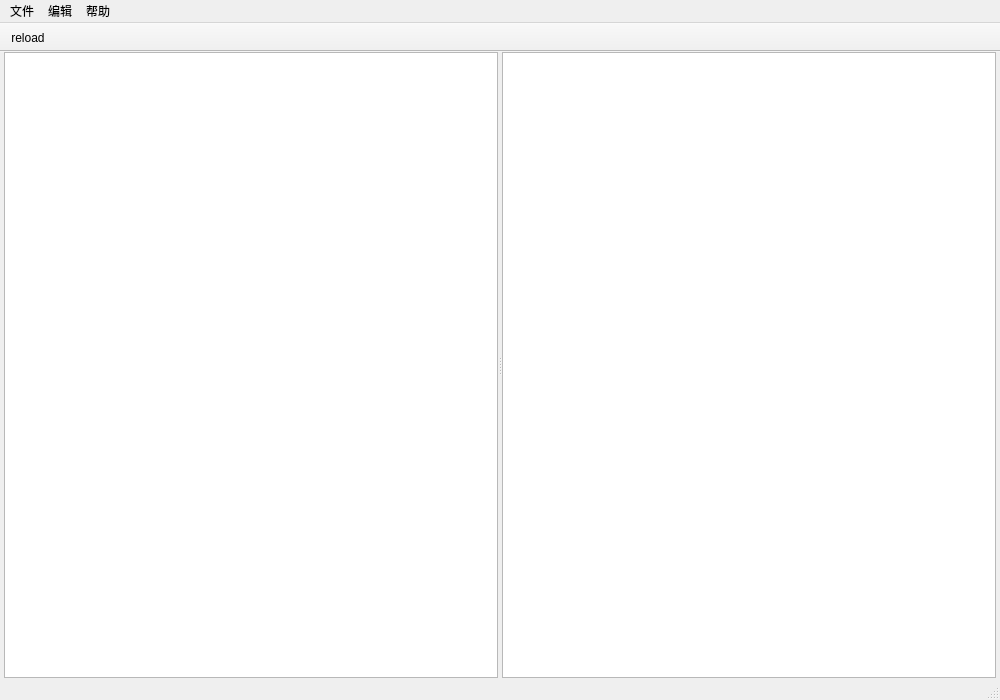
<?xml version="1.0" encoding="UTF-8"?>
<ui version="4.0">
 <class>MainWindow</class>
 <widget class="QMainWindow" name="MainWindow">
  <property name="geometry">
   <rect>
    <x>0</x>
    <y>0</y>
    <width>1000</width>
    <height>700</height>
   </rect>
  </property>
  <property name="acceptDrops">
   <bool>true</bool>
  </property>
  <property name="windowTitle">
   <string>海天鹰MarkDown编辑器</string>
  </property>
  <property name="windowIcon">
   <iconset resource="res.qrc">
    <normaloff>:/icon.svg</normaloff>:/icon.svg</iconset>
  </property>
  <widget class="QWidget" name="centralWidget">
   <layout class="QHBoxLayout" name="horizontalLayout">
    <property name="leftMargin">
     <number>4</number>
    </property>
    <property name="topMargin">
     <number>0</number>
    </property>
    <property name="rightMargin">
     <number>4</number>
    </property>
    <property name="bottomMargin">
     <number>0</number>
    </property>
    <item>
     <widget class="QSplitter" name="splitter">
      <property name="orientation">
       <enum>Qt::Horizontal</enum>
      </property>
      <widget class="QTextEdit" name="textEdit"/>
      <widget class="QTextBrowser" name="textBrowser">
       <property name="openLinks">
        <bool>false</bool>
       </property>
      </widget>
     </widget>
    </item>
   </layout>
  </widget>
  <widget class="QMenuBar" name="menuBar">
   <property name="geometry">
    <rect>
     <x>0</x>
     <y>0</y>
     <width>1000</width>
     <height>24</height>
    </rect>
   </property>
   <widget class="QMenu" name="menu">
    <property name="title">
     <string>文件</string>
    </property>
    <addaction name="action_new"/>
    <addaction name="action_open"/>
    <addaction name="action_save"/>
    <addaction name="action_saveas"/>
    <addaction name="action_quit"/>
   </widget>
   <widget class="QMenu" name="menu_2">
    <property name="title">
     <string>编辑</string>
    </property>
    <addaction name="action_undo"/>
    <addaction name="action_redo"/>
   </widget>
   <widget class="QMenu" name="menu_3">
    <property name="title">
     <string>帮助</string>
    </property>
    <addaction name="action_changelog"/>
    <addaction name="action_about"/>
    <addaction name="action_aboutQt"/>
   </widget>
   <addaction name="menu"/>
   <addaction name="menu_2"/>
   <addaction name="menu_3"/>
  </widget>
  <widget class="QToolBar" name="mainToolBar">
   <property name="movable">
    <bool>false</bool>
   </property>
   <property name="floatable">
    <bool>false</bool>
   </property>
   <attribute name="toolBarArea">
    <enum>TopToolBarArea</enum>
   </attribute>
   <attribute name="toolBarBreak">
    <bool>false</bool>
   </attribute>
   <addaction name="actionReload"/>
  </widget>
  <widget class="QStatusBar" name="statusBar"/>
  <action name="action_open">
   <property name="text">
    <string>打开</string>
   </property>
   <property name="shortcut">
    <string>Ctrl+O</string>
   </property>
  </action>
  <action name="action_save">
   <property name="text">
    <string>保存</string>
   </property>
   <property name="shortcut">
    <string>Ctrl+S</string>
   </property>
  </action>
  <action name="action_saveas">
   <property name="text">
    <string>另存为</string>
   </property>
   <property name="shortcut">
    <string>Ctrl+Shift+S</string>
   </property>
  </action>
  <action name="action_quit">
   <property name="text">
    <string>退出</string>
   </property>
   <property name="shortcut">
    <string>Ctrl+Q</string>
   </property>
  </action>
  <action name="action_changelog">
   <property name="text">
    <string>更新日志</string>
   </property>
  </action>
  <action name="action_about">
   <property name="text">
    <string>关于</string>
   </property>
  </action>
  <action name="action_aboutQt">
   <property name="text">
    <string>关于Qt</string>
   </property>
  </action>
  <action name="action_undo">
   <property name="text">
    <string>撤销</string>
   </property>
  </action>
  <action name="action_redo">
   <property name="text">
    <string>重复</string>
   </property>
  </action>
  <action name="action_close">
   <property name="text">
    <string>关闭</string>
   </property>
  </action>
  <action name="actionReload">
   <property name="icon">
    <iconset resource="res.qrc">
     <normaloff>:/refresh.png</normaloff>:/refresh.png</iconset>
   </property>
   <property name="text">
    <string>reload</string>
   </property>
   <property name="toolTip">
    <string>重载</string>
   </property>
   <property name="shortcut">
    <string>Ctrl+R</string>
   </property>
  </action>
  <action name="action_new">
   <property name="text">
    <string>新建</string>
   </property>
   <property name="shortcut">
    <string>Ctrl+N</string>
   </property>
  </action>
 </widget>
 <layoutdefault spacing="6" margin="11"/>
 <resources>
  <include location="res.qrc"/>
 </resources>
 <connections/>
</ui>
